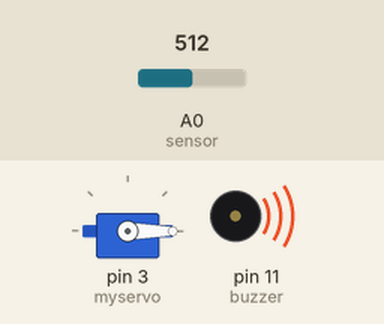
This sketch was run on a simulated Arduino Uno, built with avr-gcc and run on an emulated ATmega328P. On the bench: servo, buzzer (waves = sounding). The inputs (shaded band) are chosen by the test bench; at power-on: A0 (sensor) = 512. What the sketch prints to the serial monitor is not drawn.

Above: at 3.4 s.
3.5 s: A0 (sensor) set to 690
7.0 s: A0 (sensor) set to 707
At 11.9 s:
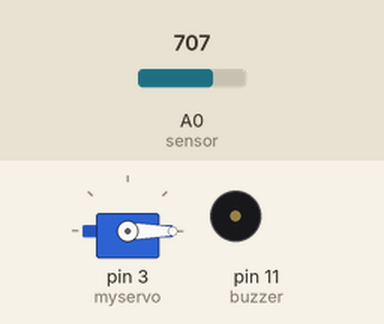
Timing chart, 0 to 13.4 s (numbered marks = the images above; inputs shaded):
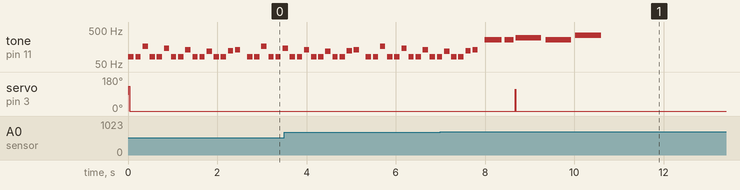

The sketch:

Smart_Plant.ino
```cpp
#include <Servo.h>

#define NOTE_B0  31
#define NOTE_C1  33
#define NOTE_CS1 35
#define NOTE_D1  37
#define NOTE_DS1 39
#define NOTE_E1  41
#define NOTE_F1  44
#define NOTE_FS1 46
#define NOTE_G1  49
#define NOTE_GS1 52
#define NOTE_A1  55
#define NOTE_AS1 58
#define NOTE_B1  62
#define NOTE_C2  65
#define NOTE_CS2 69
#define NOTE_D2  73
#define NOTE_DS2 78
#define NOTE_E2  82
#define NOTE_F2  87
#define NOTE_FS2 93
#define NOTE_G2  98
#define NOTE_GS2 104
#define NOTE_A2  110
#define NOTE_AS2 117
#define NOTE_B2  123
#define NOTE_C3  131
#define NOTE_CS3 139
#define NOTE_D3  147
#define NOTE_DS3 156
#define NOTE_E3  165
#define NOTE_F3  175
#define NOTE_FS3 185
#define NOTE_G3  196
#define NOTE_GS3 208
#define NOTE_A3  220
#define NOTE_AS3 233
#define NOTE_B3  247
#define NOTE_C4  262
#define NOTE_CS4 277
#define NOTE_D4  294
#define NOTE_DS4 311
#define NOTE_E4  330
#define NOTE_F4  349
#define NOTE_FS4 370
#define NOTE_G4  392
#define NOTE_GS4 415
#define NOTE_A4  440
#define NOTE_AS4 466
#define NOTE_B4  494
#define NOTE_C5  523
#define NOTE_CS5 554
#define NOTE_D5  587
#define NOTE_DS5 622
#define NOTE_E5  659
#define NOTE_F5  698
#define NOTE_FS5 740
#define NOTE_G5  784
#define NOTE_GS5 831
#define NOTE_A5  880
#define NOTE_AS5 932
#define NOTE_B5  988
#define NOTE_C6  1047
#define NOTE_CS6 1109
#define NOTE_D6  1175
#define NOTE_DS6 1245
#define NOTE_E6  1319
#define NOTE_F6  1397
#define NOTE_FS6 1480
#define NOTE_G6  1568
#define NOTE_GS6 1661
#define NOTE_A6  1760
#define NOTE_AS6 1865
#define NOTE_B6  1976
#define NOTE_C7  2093
#define NOTE_CS7 2217
#define NOTE_D7  2349
#define NOTE_DS7 2489
#define NOTE_E7  2637
#define NOTE_F7  2794
#define NOTE_FS7 2960
#define NOTE_G7  3136
#define NOTE_GS7 3322
#define NOTE_A7  3520
#define NOTE_AS7 3729
#define NOTE_B7  3951
#define NOTE_C8  4186
#define NOTE_CS8 4435
#define NOTE_D8  4699
#define NOTE_DS8 4978
#define REST      0

Servo myservo;  // create servo object to control a servo

int moisture_Sensor;
unsigned long delay_time;
const int ms_powerpin = 8;                     // this is the port number for the VCC to be connected too
const unsigned long delay_watered = 43200000;            // a delay time of every 12 hours, this is after the plant has been watered.
const int threshold = 700;                     // defining the threshold for the wetness of the soil
const unsigned long delay_watering = 100;                // this delay is for when the plant is being watered.

// change this to make the song slower or faster
int tempo_bday = 140;
int tempo_doom = 225;

// change this to whichever pin you want to use
int buzzer = 11;

// notes of the moledy followed by the duration.
// a 4 means a quarter note, 8 an eighteenth , 16 sixteenth, so on
// !!negative numbers are used to represent dotted notes,
// so -4 means a dotted quarter note, that is, a quarter plus an eighteenth!!
int melody_bday[] = {

  // Happy Birthday
  // Score available at https://musescore.com/user/8221/scores/26906

  NOTE_C4,4, NOTE_C4,8,
  NOTE_D4,-4, NOTE_C4,-4, NOTE_F4,-4,


};

const int melody_doom[] PROGMEM = {

  // At Doom's Gate (E1M1)
  // Score available at https://musescore.com/pieridot/doom

  NOTE_E2, 8, NOTE_E2, 8, NOTE_E3, 8, NOTE_E2, 8, NOTE_E2, 8, NOTE_D3, 8, NOTE_E2, 8, NOTE_E2, 8, //1
  NOTE_C3, 8, NOTE_E2, 8, NOTE_E2, 8, NOTE_AS2, 8, NOTE_E2, 8, NOTE_E2, 8, NOTE_B2, 8, NOTE_C3, 8,


};

// sizeof gives the number of bytes, each int value is composed of two bytes (16 bits)
// there are two values per note (pitch and duration), so for each note there are four bytes
int notes_bday = sizeof(melody_bday) / sizeof(melody_bday[0]) / 2;
int notes_doom = sizeof(melody_doom) / sizeof(melody_doom[0]) / 2;

// this calculates the duration of a whole note in ms
int wholenote_bday = (60000 * 4) / tempo_bday;
int wholenote_doom= (60000 * 4) / tempo_doom;


int divider = 0, noteDuration = 0;

int pos = 0;    // variable to store the servo position

void setup() {
  // put your setup code here, to run once:
  Serial.begin(9600);
  pinMode(ms_powerpin, OUTPUT);

  myservo.attach(3);   // Set PWM pin 3 for Servo motor 1
}

void loop() {
  // put your main code here, to run repeatedly:
  digitalWrite(ms_powerpin, HIGH);              // turn the sensor on
  delay(10);                                    // a short delay
  moisture_Sensor = analogRead(A0);             // get the reading from the sensor
  digitalWrite(ms_powerpin, LOW);               // turn the sensor off
  Serial.println(moisture_Sensor);

  // if the soil is wet
  if (moisture_Sensor > threshold){
    // play rickroll
    for (int thisNote = 0; thisNote < notes_bday * 2; thisNote = thisNote + 2) {
      // calculates the duration of each note
      divider = melody_bday[thisNote + 1];
      if (divider > 0) {
        // regular note, just proceed
        noteDuration = (wholenote_bday) / divider;
      } else if (divider < 0) {
        // dotted notes are represented with negative durations!!
        noteDuration = (wholenote_bday) / abs(divider);
        noteDuration *= 1.5; // increases the duration in half for dotted notes
      }

      // we only play the note for 90% of the duration, leaving 10% as a pause
      tone(buzzer, melody_bday[thisNote], noteDuration * 0.9);

      // Wait for the specief duration before playing the next note.
      delay(noteDuration);

      // stop the waveform generation before the next note.
      noTone(buzzer);

      for (pos = 0; pos <= 180; pos += 1) { // goes from 0 degrees to 180 degrees
        // in steps of 1 degree
        myservo.write(pos);              // tell servo to go to position in variable 'pos'
                          // waits 15ms for the servo to reach the position
        }
      for (pos = 180; pos >= 0; pos -= 1) { // goes from 180 degrees to 0 degrees
        myservo.write(pos);              // tell servo to go to position in variable 'pos'
                        // waits 15ms for the servo to reach the position
      }
    }


    // set the delay_time as delay_watered
    delay_time = delay_watered;                // since the soil is still wet, we can come back and check in 12 hours.
  }

  else{
    // play doom music
    // iterate over the notes of the melody.
    // Remember, the array is twice the number of notes (notes + durations)
    for (int thisNote = 0; thisNote < notes_doom * 2; thisNote = thisNote + 2) {

      // calculates the duration of each note
      divider = pgm_read_word_near(melody_doom+thisNote + 1);
      if (divider > 0) {
        // regular note, just proceed
        noteDuration = (wholenote_doom) / divider;
      } else if (divider < 0) {
        // dotted notes are represented with negative durations!!
        noteDuration = (wholenote_doom) / abs(divider);
        noteDuration *= 1.5; // increases the duration in half for dotted notes
      }

      // we only play the note for 90% of the duration, leaving 10% as a pause
      tone(buzzer, pgm_read_word_near(melody_doom+thisNote), noteDuration * 0.9);

      for (pos = 0; pos <= 180; pos += 1) { // goes from 0 degrees to 180 degrees
        // in steps of 1 degree
        myservo.write(pos);              // tell servo to go to position in variable 'pos'
        }
        for (pos = 180; pos >= 0; pos -= 1) { // goes from 180 degrees to 0 degrees
        myservo.write(pos);              // tell servo to go to position in variable 'pos'
                        // waits 15ms for the servo to reach the position
      }

      // Wait for the specief duration before playing the next note.
      delay(noteDuration);

      // stop the waveform generation before the next note.
      noTone(buzzer);
      Serial.print(moisture_Sensor);
    }
    // set the delay time to be delay_watering
    delay_time = delay_watering;                // since the soil is still wet, we can come back and check in 12 hours
  }

  delay(delay_time);

}
```

Measured:
- the behaviour switches between 700 and 701 on A0 (sensor) (found by bisection; images 0 and 1)
- after the input at 7.0 s, servo on pin 3 (myservo): 0° → 114° after 1.7 s, → 0° 0.01 s later
- by itself, tone on pin 11 (buzzer): plays 117 Hz for 0.12 s, 82 Hz for 0.12 s, 82 Hz for 0.12 s, 123 Hz for 0.12 s, 131 Hz for 0.12 s, 262 Hz for 0.39 s … (10 notes in this stretch)
